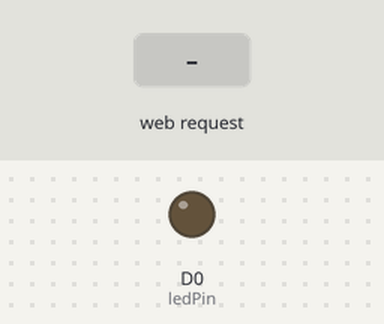
This sketch was run on a simulated ESP8266 (NodeMCU). Parts: output pins drawn as LEDs (lit = HIGH). The test bench sets the inputs (shaded band). WiFi joins after 1.5 s; servers stay silent unless stated; what the sketch prints to the serial monitor is not drawn.

Above: at 4.6 s.
4.7 s: HTTP request GET /light/on received
At 5.9 s:
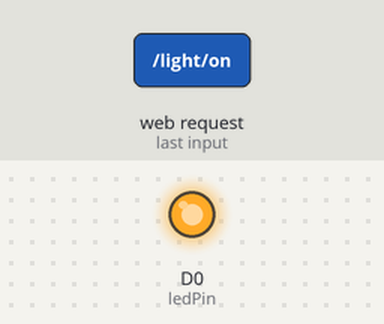
6.2 s: HTTP request GET /light/off received
At 7.0 s:
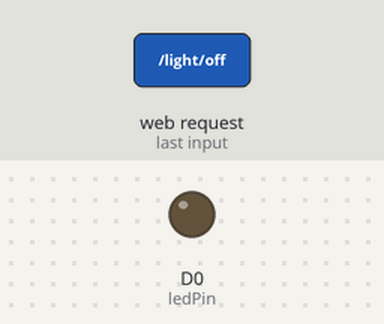
Timing chart, 0 to 9.2 s (numbered marks = the images above; inputs shaded):
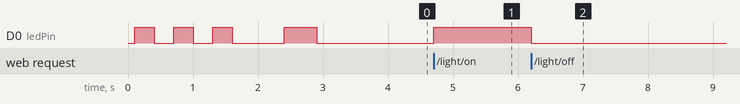

The sketch:

smart_light.ino
```cpp
#include <ESP8266WiFi.h>
#include <ESP8266WebServer.h>

const char* ssid = "ВАШ_WIFI_SSID";
const char* password = "ВАШ_WIFI_ПАРОЛЬ";

ESP8266WebServer server(80);
int ledPin = D0;  // Или используйте 16 для GPIO16

void setup() {
  Serial.begin(115200);
  delay(100);

  Serial.println("\n\n=================================");
  Serial.println("   ESP8266 Smart Light Starting");
  Serial.println("=================================");

  pinMode(ledPin, OUTPUT);
  digitalWrite(ledPin, LOW);  // Начинаем с ВЫКЛюченного состояния

  // Быстрая проверка лампочки (3 мигания)
  Serial.println("Testing LED...");
  for(int i = 0; i < 3; i++) {
    digitalWrite(ledPin, HIGH); delay(300);  // ВКЛ
    digitalWrite(ledPin, LOW); delay(300);   // ВЫКЛ
  }

  // Подключение к WiFi
  Serial.print("Connecting to WiFi: ");
  Serial.println(ssid);

  WiFi.begin(ssid, password);

  int dots = 0;
  while (WiFi.status() != WL_CONNECTED) {
    delay(500);
    Serial.print(".");
    digitalWrite(ledPin, !digitalRead(ledPin));  // Мигаем при подключении

    dots++;
    if (dots > 40) {
      Serial.println("\n❌ WiFi connection failed!");
      while(1) {
        digitalWrite(ledPin, HIGH); delay(100);
        digitalWrite(ledPin, LOW); delay(100);
        digitalWrite(ledPin, HIGH); delay(100);
        digitalWrite(ledPin, LOW); delay(500);
      }
    }
  }

  Serial.println("\n✅ WiFi CONNECTED!");
  Serial.print("📡 IP Address: ");
  Serial.println(WiFi.localIP());

  digitalWrite(ledPin, LOW);  // Гасим лампочку после подключения

  // ⭐⭐ ВАЖНО: ИНВЕРТИРОВАННАЯ ЛОГИКА ⭐⭐
  server.on("/light/on", []() {
    digitalWrite(ledPin, HIGH);  // ВКЛЮЧАЕМ лампочку
    server.send(200, "application/json", "{\"status\":\"on\", \"success\":true}");
    Serial.println("➡️  /light/on - LED turned ON (HIGH)");
  });

  server.on("/light/off", []() {
    digitalWrite(ledPin, LOW);  // ВЫКЛЮЧАЕМ лампочку
    server.send(200, "application/json", "{\"status\":\"off\", \"success\":true}");
    Serial.println("➡️  /light/off - LED turned OFF (LOW)");
  });

  server.on("/light/status", []() {
    // Проверяем состояние: HIGH = включено, LOW = выключено
    bool isOn = (digitalRead(ledPin) == HIGH);
    String state = isOn ? "on" : "off";
    server.send(200, "application/json", "{\"status\":\"" + state + "\"}");
    Serial.println("➡️  /light/status - State: " + state + " (pin: " + String(digitalRead(ledPin)) + ")");
  });

  // Главная страница
  server.on("/", []() {
    bool isOn = (digitalRead(ledPin) == HIGH);
    String html = "<html><body style='font-family:Arial;padding:20px;'>";
    html += "<h1>💡 ESP8266 Smart Light</h1>";
    html += "<p><strong>IP:</strong> " + WiFi.localIP().toString() + "</p>";
    html += "<p><strong>Status:</strong> <span style='color:" + String(isOn ? "green" : "red") + ";font-weight:bold;'>";
    html += String(isOn ? "ON 🟢" : "OFF 🔴") + "</span></p>";
    html += "<p><strong>Pin D0 value:</strong> " + String(digitalRead(ledPin)) + "</p>";
    html += "<p><a href='/light/on' style='padding:10px 20px;background:green;color:white;text-decoration:none;margin:5px;'>TURN ON</a>";
    html += "<a href='/light/off' style='padding:10px 20px;background:red;color:white;text-decoration:none;margin:5px;'>TURN OFF</a></p>";
    html += "<p><a href='/light/status' style='padding:10px 20px;background:blue;color:white;text-decoration:none;'>CHECK STATUS</a></p>";
    html += "</body></html>";
    server.send(200, "text/html", html);
    Serial.println("➡️  / (Home page) - LED is " + String(isOn ? "ON" : "OFF"));
  });

  server.begin();
  Serial.println("✅ HTTP Server STARTED");
  Serial.println("🌐 Open in browser: http://" + WiFi.localIP().toString());
  Serial.println("=================================\n");
}

void loop() {
  server.handleClient();
}
```

Measured:
- after the input at 4.7 s, D0 (ledPin): LOW → HIGH at once
- after the input at 6.2 s, D0 (ledPin): HIGH → LOW at once
